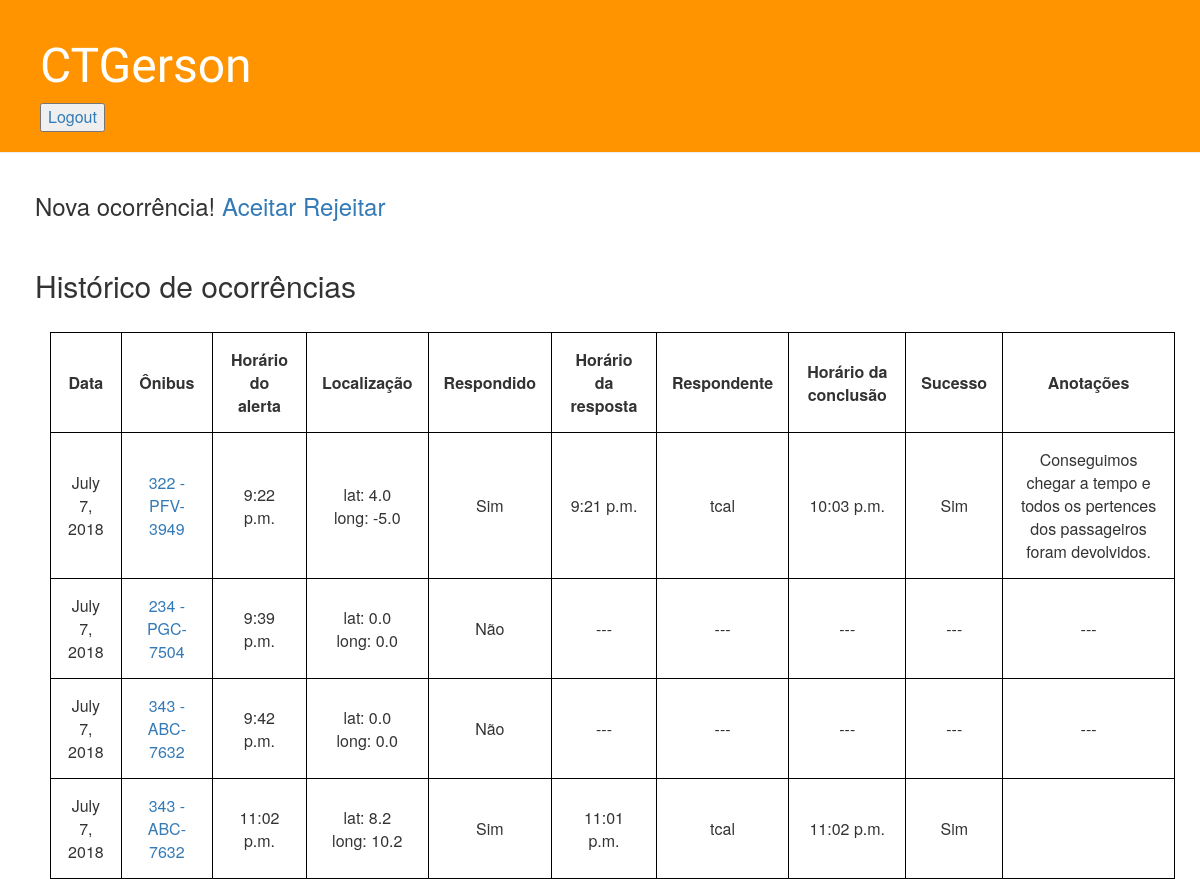
The page /lista_ocorrencias/ (signed in) on the database its author committed.
### CTGerson/models.py (models this page shows, shortened)
class Occurrence(models.Model):
    date = models.DateField(auto_now_add=True)
    bus = models.ForeignKey('CTGerson.Bus', on_delete=models.PROTECT)
    alert_time = models.TimeField(auto_now_add=True)
    latitude = models.FloatField(default=0.0)
    longitude = models.FloatField(default=0.0)
    responded = models.BooleanField(default=False)
    response_time = models.TimeField(default=timezone.localtime)
    responder = models.ForeignKey('auth.User', on_delete=models.PROTECT, default=3)
    finish_time = models.TimeField(default=timezone.localtime)
    successfull = models.BooleanField(default=False)
    notes = models.TextField(blank=True)

class Bus(models.Model):
    plate = models.CharField(max_length=8)
    line_number = models.CharField(max_length=5)
    company = models.CharField(max_length=100)
    class Meta:
        permissions = (("can_see_bus_list", "See bus list"),)

### CTGerson/views.py (the view)
# urls.py: path('lista_ocorrencias/', views.occurrences_list, name='occurrences_list'),
@login_required
def occurrences_list(request):
    admin = request.user.groups.filter(name='Administrators').exists()
    occurrences = Occurrence.objects.all()
    return render(request, 'occurrences_list.html', {'admin': admin, 'occurrences': occurrences})

### CTGerson/templates/occurrences_list.html
{% extends 'base2.html' %}
{% block content %}
    <div class="page-title">
        <h2>Histórico de ocorrências</h2>
        <br />
    </div>
    <div class="page-content">
        {% if occurrences %}
            <table>
                <tr>
                    <th>Data</th>
                    <th>Ônibus</th>
                    <th>Horário do alerta</th>
                    <th>Localização</th>
                    <th>Respondido</th>
                    <th>Horário da resposta</th>
                    <th>Respondente</th>
                    <th>Horário da conclusão</th>
                    <th>Sucesso</th>
                    <th>Anotações</th>
                </tr>
                {% for occurrence in occurrences %}
                    <tr>
                        <td>{{ occurrence.date }}</td>
                        <td><a href="{% url 'bus_detail' pk=occurrence.bus.pk %}">{{ occurrence.bus.line_number }} - {{ occurrence.bus.plate }}</a></td>
                        <td>{{ occurrence.alert_time }}</td>
                        <td>lat: {{ occurrence.latitude }} <br />long: {{ occurrence.longitude }}</td>
                        {% if occurrence.responded %}
                                <td>Sim</td>
                            {% else %}
                                <td>Não</td>
                            {% endif %}
                        {% if occurrence.responded %}
                            <td>{{ occurrence.response_time }}</td>
                            <td>{{ occurrence.responder.username }}</td>
                            <td>{{ occurrence.finish_time }}</td>
                            {% if occurrence.successfull %}
                                <td>Sim</td>
                            {% else %}
                                <td>Não</td>
                            {% endif %}
                            <td>{{ occurrence.notes }}</td>
                        {% else %}
                            <td>---</td>
                            <td>---</td>
                            <td>---</td>
                            <td>---</td>
                            <td>---</td>
                        {% endif %}
                    </tr>
                {% endfor %}
            </table>
        {% else %}
            <p>Nenhuma ocorrência encontrada</p>
        {% endif %}
    </div>
{% endblock content %}

### CTGerson/static/css/CTGerson.css (style rules this page uses)
.page-content { margin-left: 15px; }
table, th, td { border: 1px solid black; border-collapse: collapse; }
th, td { padding: 15px; text-align: center; }

### rows shown on the page
Occurrence: date "July 7, 2018", bus.line_number "322", bus.plate "PFV-3949", alert_time "9:22 p.m.", latitude "4.0", longitude "-5.0", responded "Sim", response_time "9:21 p.m.", responder.username "tcal", finish_time "10:03 p.m.", successfull "Sim", notes "Conseguimos chegar a tempo e todos os pertences dos passageiros foram devolvidos."
Occurrence: date "July 7, 2018", bus.line_number "234", bus.plate "PGC-7504", alert_time "9:39 p.m.", latitude "0.0", longitude "0.0", responded "Não"
Occurrence: date "July 7, 2018", bus.line_number "343", bus.plate "ABC-7632", alert_time "9:42 p.m.", latitude "0.0", longitude "0.0", responded "Não"
Occurrence: date "July 7, 2018", bus.line_number "343", bus.plate "ABC-7632", alert_time "11:02 p.m.", latitude "8.2", longitude "10.2", responded "Sim", response_time "11:01 p.m.", responder.username "tcal", finish_time "11:02 p.m.", successfull "Sim"
